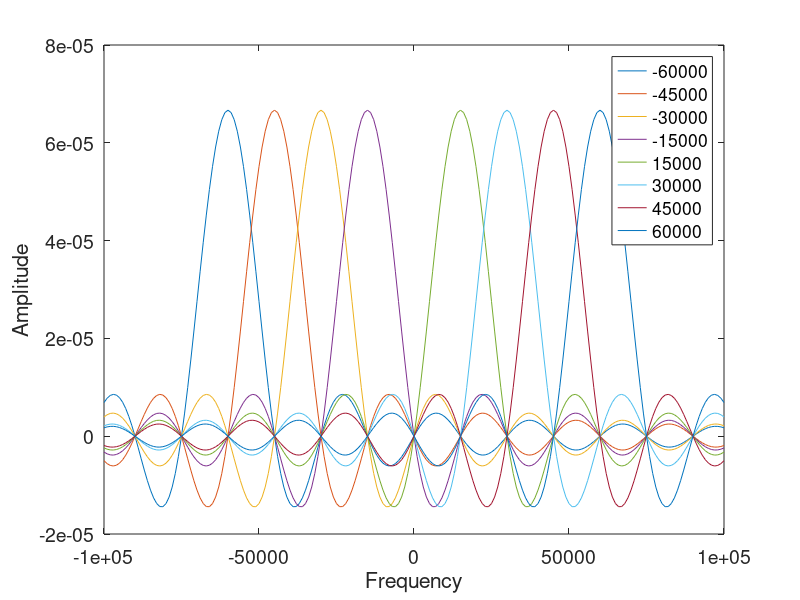

Write MATLAB code to recreate this figure.
close all
clear all
F = 4.5e6;
fc = [-60e3 -45e3 -30e3 -15e3 15e3 30e3 45e3 60e3];
f = -100e3:1e3:100e3;
% f(f==0)=1;
T = 1/15e3;
A = 1;
Nsub = 3;
to=0;
GF = zeros(length(f),length(fc));
for i = 1:length(fc)
    ftemp = (f-fc(i));
    ftemp(ftemp==0)=1;
    Gf = A*T*(sin(pi.*ftemp*T)./(pi.*ftemp*T)).*exp(-1i*2*pi*ftemp*to);
    GF(:,i)=Gf;
end
    [Peak Index]=max(GF);
    for i = 1:length(Index)
       Fstr{i}= num2str(f(Index(i)));
    end
    figure
    plot(f,GF)
    xlabel('Frequency', 'FontSize',14);
    ylabel('Amplitude', 'FontSize',14);
    set(gca, 'FontSize',14); 
    legend(Fstr)